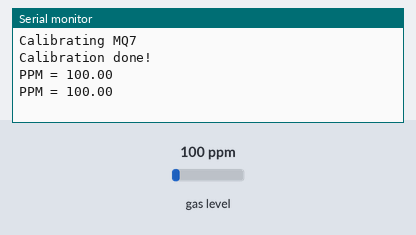
The sketch below on a simulated Arduino Uno, built with avr-gcc and run on an emulated ATmega328P. Parts: the last lines printed to the serial monitor. The inputs (shaded band) are chosen by the test bench; at power-on: gas level 100 ppm.

Above: at 1.8 s.
1.9 s: gas level set to 20 ppm
At 2.8 s:
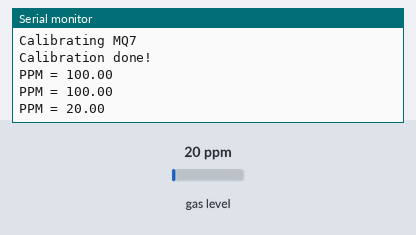
3.4 s: gas level set to 250 ppm
At 4.6 s:
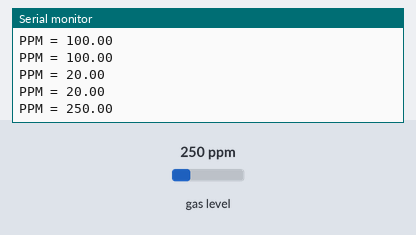
Timing chart, 0 to 6.4 s (numbered marks = the images above; inputs shaded):
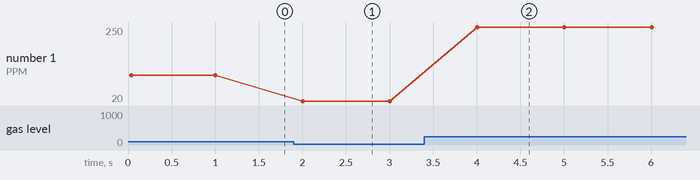

Measured:
- after the input at 1.9 s, the serial monitor: prints a new line after 0.10 s (image 1)
- after the input at 3.4 s, the serial monitor: prints a new line after 0.60 s (image 2)
- plotted number 1: 100 → 20 after the input at 1.9 s, 20 → 250 after the input at 3.4 s

The sketch:

mq7.ino
```cpp
/*
  MQ7_Example.ino

  Example sketch for MQ7 carbon monoxide detector.
    - connect analog input
    - set A_PIN to the relevant pin
    - connect device ground to GND pin
    - device VC to 5.0 volts

  Created by Fergus Baker
  22 August 2020
  Released into the public domain.
*/


#include "MQ7.h"

#define A_PIN 2
#define VOLTAGE 5

// init MQ7 device
MQ7 mq7(A_PIN, VOLTAGE);

void setup() {
  Serial.begin(9600);
  while (!Serial) {
    ; // wait for serial connection
  }

  Serial.println("");   // blank new line

  Serial.println("Calibrating MQ7");
  mq7.calibrate();    // calculates R0
  Serial.println("Calibration done!");
}

void loop() {
  Serial.print("PPM = "); Serial.println(mq7.readPpm());

  Serial.println("");   // blank new line
  delay(1000);
}
```
